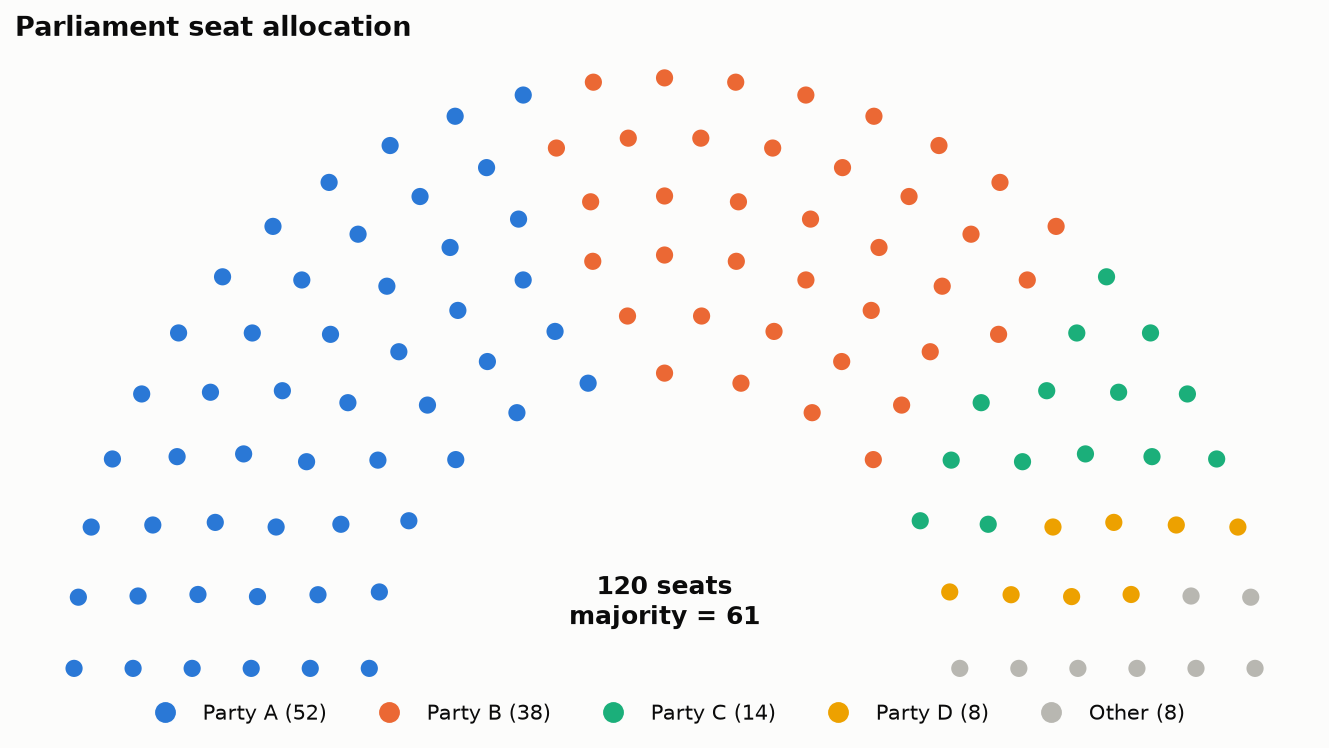

Generate this figure with Python:
"""
Parliament (Semicircle) Chart  -  family: Part-to-whole

DESIGN PURPOSE
Seats drawn as dots arranged in semicircular rows and colored by party. Each
dot is a countable unit, so the chart shows composition and whether a majority
threshold is crossed.

WHEN TO USE
  - Show seat allocation in a legislature or committee
  - Show any whole made of discrete units where reaching a threshold (50%)
    matters

AVOID WHEN
  - The units are not discrete or the counts are very large (thousands)
  - There are many small parties (fold them into 'Other')

ALTERNATIVES
  - Waffle chart
  - Single stacked bar with a majority line

EXAMPLE
Seats in a 120-seat parliament after a (fictional) election.

Run:  python parliament_chart.py
"""
import sys
from pathlib import Path

import numpy as np
import pandas as pd
import matplotlib.pyplot as plt

# Library style: categorical colors in fixed order, recessive axes, hairline grid.
PALETTE = ["#2a78d6", "#eb6834", "#1baf7a", "#eda100",
           "#e87ba4", "#008300", "#6250d6", "#e34948"]
SEQ_CMAP = "Blues"      # sequential: one hue, light -> dark
DIV_CMAP = "RdBu_r"     # diverging: two opposite hues, neutral midpoint
GRAY = "#b8b7b1"        # de-emphasised marks
plt.rcParams.update({
    "figure.figsize": (8, 4.8), "figure.dpi": 110, "figure.facecolor": "#fcfcfb",
    "axes.facecolor": "#fcfcfb", "axes.edgecolor": "#c9c8c3", "axes.linewidth": 0.8,
    "axes.spines.top": False, "axes.spines.right": False,
    "axes.grid": True, "grid.color": "#e6e5e1", "grid.linewidth": 0.6, "axes.axisbelow": True,
    "axes.prop_cycle": plt.cycler(color=PALETTE),
    "axes.titlesize": 13, "axes.titleweight": "bold", "axes.titlelocation": "left",
    "axes.labelcolor": "#52514e", "xtick.color": "#52514e", "ytick.color": "#52514e",
    "text.color": "#0b0b0b", "font.size": 10, "lines.linewidth": 2,
    "legend.frameon": False,
})

# --- Example data ------------------------------------------------------------
seats = pd.Series({"Party A": 52, "Party B": 38, "Party C": 14, "Party D": 8, "Other": 8})
assert seats.sum() == 120
seats

# --- Plot --------------------------------------------------------------------
n_rows, total = 6, seats.sum()
radii = np.linspace(1.0, 2.0, n_rows)
per_row = np.round(radii / radii.sum() * total).astype(int)
per_row[-1] += total - per_row.sum()
pts = []
for r, n in zip(radii, per_row):
    for a in np.linspace(np.pi, 0, n):
        pts.append((a, r * np.cos(a), r * np.sin(a)))
pts.sort(key=lambda p: -p[0])           # fill left to right by angle
colors = PALETTE[:len(seats) - 1] + [GRAY]
seat_colors = np.repeat(colors, seats.values)
fig, ax = plt.subplots(figsize=(9, 5))
xs, ys = [p[1] for p in pts], [p[2] for p in pts]
ax.scatter(xs, ys, c=seat_colors, s=95, edgecolor="#fcfcfb", linewidth=1.5)
ax.text(0, 0.15, f"{total} seats\nmajority = {total // 2 + 1}", ha="center",
        fontsize=12, fontweight="bold")
ax.set_aspect("equal")
ax.axis("off")
handles = [plt.Line2D([], [], marker="o", ls="", color=c, markersize=9) for c in colors]
ax.legend(handles, [f"{k} ({v})" for k, v in seats.items()], ncol=5,
          loc="upper center", bbox_to_anchor=(0.5, 0.02))
ax.set_title("Parliament seat allocation")
fig.tight_layout()

# --- Save / show -------------------------------------------------------------
out = Path(__file__).with_name(Path(__file__).stem + ".png")
fig.savefig(out, dpi=150, bbox_inches="tight")
print(f"saved {out}")
if "--no-show" not in sys.argv:
    plt.show()
